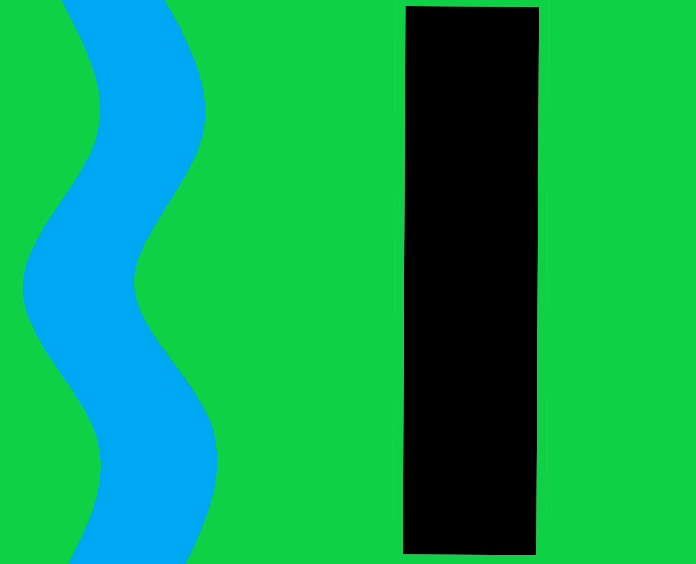
#> input picture IP LAB submission/img1.png, 696 x 564 px
$ jupyter execute 1project.ipynb
#> lines starting #> are read from the running program, lines starting #| are printed output that depends on the picture; after the words box and inside, x2 and y2 are one past the last pixel; in counts of white or black regions, pixels touching at a corner belong together
##                               IP LAB TERM PROJECT
### Separate curves from straight lines in an image
<hr>
In this project, we aim to develop an algorithm that can distinguish between curved lines and straight lines in an image using edge detection methods followed by Harris corner detection. The goal of this project is to improve the accuracy of line segmentation in images and facilitate further analysis of the lines.

The project will not rely on machine learning methods but instead will focus on traditional image processing techniques to extract features and identify patterns. The approach will involve detecting edges in the image, which will be followed by the Harris corner detector to identify corners in the edges.

The output of the algorithm will be a binary image where the curves will be highlighted in one color and the straight lines in another color.

Image is processed in the following manner:

1. We start with grayscale image.
2. Apply sobel operator to highlight edges.
3. Use thresholding and edge thining to produce better image.
4. Apply Hough transform to detect lines.
5. Remove detected line to get the curves.

[cell 1]
import numpy as np
from math import pi
from numpy import cos, sin, rad2deg
from skimage import io
from skimage.io import imread
from skimage.color import rgb2gray
from skimage.filters import sobel, sobel_h, sobel_v
from skimage.feature import canny,corner_harris, corner_peaks
from skimage.transform import hough_line, hough_line_peaks, probabilistic_hough_line
# from matplotlib.pyplot import figure, imshow, title, subplot, plot, show, plot, xlabel, ylabel, axis
from matplotlib.pyplot import figure, imshow, title, subplot, plot, show, plot, xlabel, ylabel, axis, colorbar, clim,Circle
import sys
import time
sys.setrecursionlimit(1500)

#### Importing image from local and applying RGB to Grayscale Transform (only if image is RGB)
<hr>

[cell 2]
# _img = io.imread('final.png')
_img=io.imread("img1.png")
# use the below line if internet is not available and comment the above line

# _img = imread('riv1.png')
# _img=io.imread("im.png")

figure(figsize=(20,17))

subplot(1,2,1)
title("Original image")
imshow(_img, cmap="gray")
img = _img
#> img is the input picture: shape (564, 696, 3); mean R, G, B 9.2, 163.5, 84.3
if(len(_img.shape) == 3):
    img = rgb2gray(_img)
#> img: shape (564, 696) float64
    img = img*255

subplot(1,2,2)
title("Original GrayScale image")
imshow(img, cmap="gray")

show()

## Edge detection
#### In this step we try to detect the edges of the image using the Sobel and Canny edge detector.

<hr>

[cell 3]
figure(figsize=(27,15))

subplot(2,3,1)
imshow(sobel_h(img), cmap="gray")
title("Horizontal gradients (sobel_h)")

subplot(2,3,2)
imshow(sobel_v(img), cmap="gray")
title("vertical gradients (sobel_v)")

subplot(2,3,3)
imshow(sobel(img), cmap="gray")
title("Gradients (sobel)")

figure(figsize=(24,17))
subplot(1,2,1)

temp = sobel(img)
for(i,j) in zip(*np.where(temp > 0.04)):
    temp[i][j] = 1
#> this loop made 10790 passes
#> (i, j) on passes 2 to 4: (0, 61), (0, 62), (0, 163)
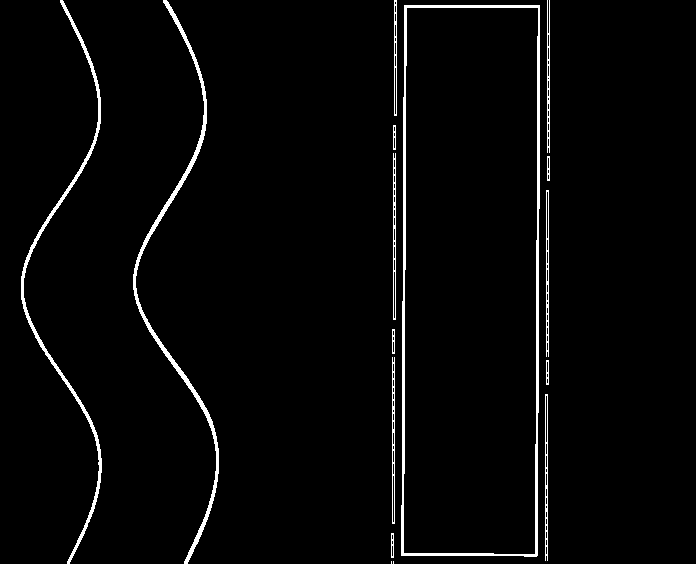
#> temp: shape (564, 696) float64; min 0, max 1, mean 0.0275

imshow(temp, cmap="gray")
title("Gradients (sobel) with thresholding")

show()

* NOTE :  An edge detection algorithm (e.g. sobel filter) does not actually "*detect*" edges, it rather "*strengthens*" regions with large changes (edges), and "*weakens*" regions with low changes. After that you can "*extract*" edges by applying some sort of threshold. The result would be a binary image
<hr>

[cell 4]
def binImg(img, x, y):
    img2 = np.copy(img)
    for i in range(img.shape[0]):
        for j in range(img.shape[1]):
            if img[i,j] > x and img[i,j] < y:
                img2[i,j] = 255
            else:
                img2[i,j] = 0
    return img2

# masking 3*3
def masking(_img, kernel):
    # wraping the image
    m, n = _img.shape
    img = np.zeros((m + 2, n + 2))
    img[1:m + 1, 1:n + 1] = _img

    m,n = img.shape

    img2 = img.copy()

    for i in range(m - 2):
        for j in range(n - 2):
            img2[i + 1, j + 1] = np.sum(img[i:i + 3, j:j + 3] * kernel)
    # # img2 = img2.astype(np.uint8)

    # # imshow(img2, cmap = 'gray')
    # img2[0, :] = 0
    # img2[m - 1, :] = 0
    # img2[:, 0] = 0
    # img2[:, n - 1] = 0
    return img2[1:m - 1, 1:n - 1]
# masks
avg = np.array([[1, 1, 1], [1, 2, 1], [1, 1, 1]]) / 10
laplacian = np.array([[0, -1, 0], [-1, 5, -1], [0, -1, 0]])
gaussian = np.array([[1, 2, 1], [2, 4, 2], [1, 2, 1]]) / 16
sobelx = np.array([[-1, 0, 1], [-2, 0, 2], [-1, 0, 1]])
sobely = np.array([[-1, -2, -1], [0, 0, 0], [1, 2, 1]])
prewittx = np.array([[-1, 0, 1], [-1, 0, 1], [-1, 0, 1]])
prewitty = np.array([[-1, -1, -1], [0, 0, 0], [1, 1, 1]])

def sobel_edge(img):
    return np.sqrt(masking(img, sobelx)**2 + masking(img, sobely)**2)
mImg = binImg( masking(img, avg), 70, 100)
#> after the loop in masking, `for i in range(m - 2):`:
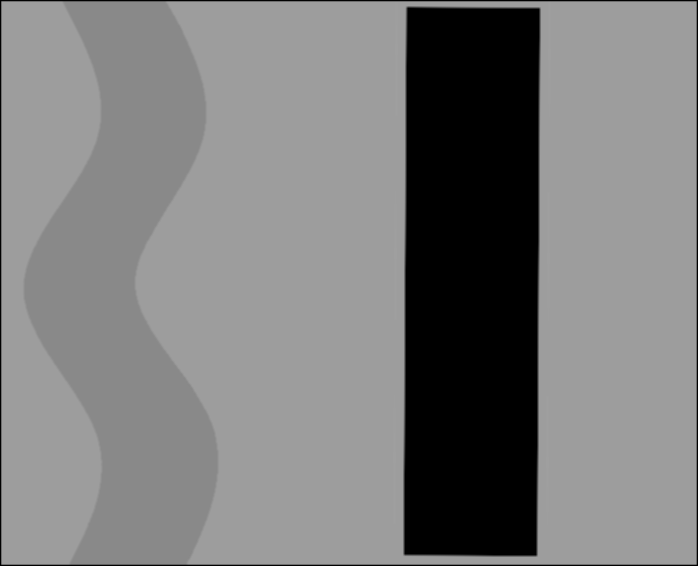
#> img2: shape (566, 698) float64; min 0, max 159.5, mean 123.9
#> after the loop in binImg, `for i in range(img.shape[0]):`:
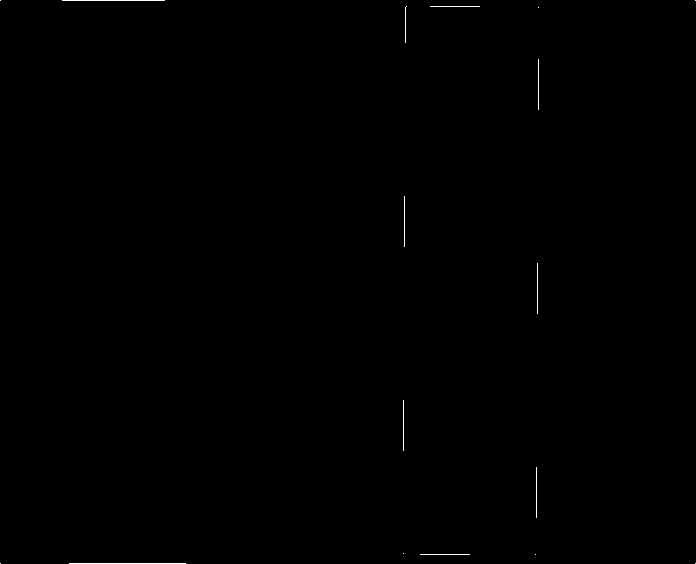
#> img2: shape (564, 696) float64; 0.16% white in thin lines or dots

[cell 5]
# imgSobel = binImg(sobel(masking(img,avg))*255)
# imgSobel = binImg(masking(img,gau),65,95)
imgSobel = canny(img,)
#> imgSobel: shape (564, 696) bool; 1.3% white in thin lines or dots, all inside (x1, y1, x2, y2) = (22, 1, 550, 563)

figure(figsize=(24,17))

subplot(1,2,1)
title("Sobel edge detection using 3X3 mask")
imshow(imgSobel, cmap="gray")

# [8 lines of commented-out code are left out]

> The edges formed by applying convolution kernels to an image can be **thick** edges.<br>
>> Our task of seperating/detecting lines works far better with thinner edges.<br>
>> So we use morphological  erosion to thin the edges.
>  _________________________________________________________________

[cell 6]
def erosion(img):
    img2 = np.zeros_like(img)
    for i in range(1, img.shape[0]-1):
        for j in range(1, img.shape[1]-1):
            if img[i, j] == 255:
                if img[i-1, j-1] == 255 and img[i-1, j] == 255 and img[i-1, j+1] == 255 and img[i, j-1] == 255 and img[i, j+1] == 255 and img[i+1, j-1] == 255 and img[i+1, j] == 255 and img[i+1, j+1] == 255:
                    img2[i, j] = 255
    return img2

_imgSobel = erosion(imgSobel.copy())
#> after the loop in erosion, `for i in range(1, img.shape[0]-1):`: img2: shape (564, 696) bool; every value is 0

figure(figsize=(17,14))
subplot(1,2,1)
imshow(imgSobel, cmap="gray")
title("Sobel edge detection without erosion")
subplot(1,2,2)
imshow(_imgSobel, cmap="gray")
title("Erosion")
show()

### Harris corner detection

> Harris corner measure response image.

This corner detector uses information from the auto-correlation matrix A:

    A = [(imx**2)   (imx*imy)] = [Axx Axy]
        [(imx*imy)   (imy**2)]   [Axy Ayy]
Where imx and imy are first derivatives, averaged with a gaussian filter. The corner measure is then defined as:

    det(A) - k * trace(A)**2
> Here we find corners by finding points where intensity transitions take place in two directions.

[cell 7]
ks = [.07, 0.025, 0.2]

figure(figsize=(37,25))
for i, k in enumerate(ks):

    y = corner_harris(imgSobel, method='k', k=k, sigma=2)
    coords = corner_peaks(y, threshold_rel=.1)
    subplot(1,3,i+1)
    imshow(img, cmap="gray")
    plot(coords[:,1], coords[:,0], color='lime', marker='+', linestyle='none')
    title(f"Result given by the function corner_peaks\nwith k = {k}")
#> this loop made 3 passes
#> pass 1, `y = corner_harris(imgSobel, method='k', k=k, sigma=2)`:
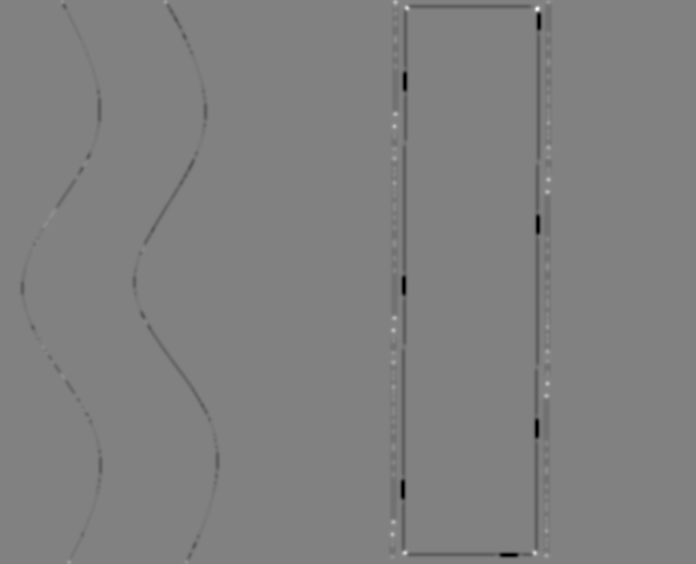
#> y: shape (564, 696) float64; min -8.12, max 7.82, mean -0.0572; drawn with min black and max white
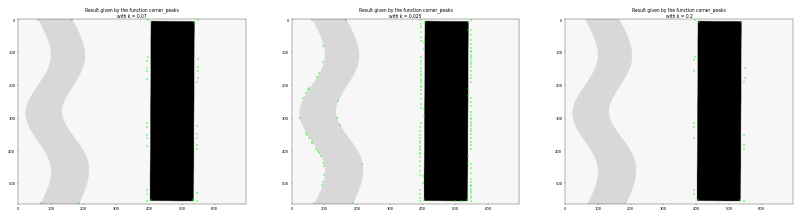
#> figure drawn by matplotlib, 3 panels

### Hough's Transform

[cell 8]
# print(y)


# y = canny(masking(img, gaussian), sigma=2)
y = _imgSobel.copy()/255
#> y: shape (564, 696) float64; every value is 0

accumulator, angle, dist = hough_line(y)
#> accumulator: shape (1793, 180) uint64; every value is 0
#> angle = 180 values from -1.57 to 1.55; dist = 1793 values from -896 to 896

peaks, angles, dists = hough_line_peaks(
    accumulator, angle, dist, threshold=.2*accumulator.max(), num_peaks=4)
#> peaks = empty array; angles = empty array; dists = empty array

# print(peaks, angles, dists)

axes = (rad2deg(angle[0]), rad2deg(angle[-1]), dist[-1], dist[0])
#> axes = (-90, 89, 896, -896)

figure(figsize=(8, 6))

imshow(accumulator**.5, cmap="gray", extent=axes, aspect="auto")
xlabel('Angle (degrees)')
ylabel('Distance (pixels)')
title("Hough transform")
plot(rad2deg(angles), dists, marker='o', markeredgecolor='lime',
     markerfacecolor="none", linestyle="none")

show()
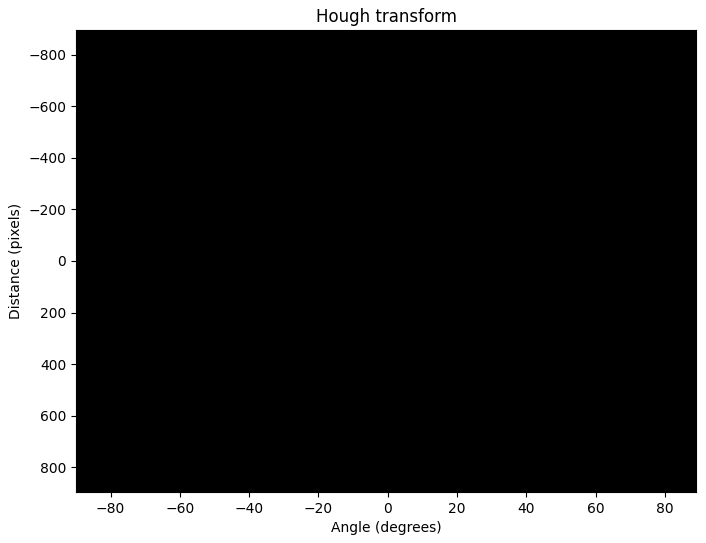
#> figure drawn by matplotlib, 1 panel

M, N = img.shape
#> M = 564; N = 696

figure(figsize=(14, 11))
imshow(y, cmap="gray")

for _, angle, dist in zip(peaks, angles, dists):

    x0 = 0
    y0 = dist / (sin(angle)+0.00000001)
    x1 = N
    y1 = (dist - x1*cos(angle)) / (sin(angle)+0.00000001)

    plot((x0, x1), (y0, y1), color='lime')
#> this loop made 0 passes

axis((0, N+10, M+10, 0))
show()

> ### Probabilistic Hough Transform for straight line detection

[cell 9]
temp = (canny(img))
# temp = _imgSobel.copy()/255

N,M = temp.shape
#> N = 564; M = 696
lines = probabilistic_hough_line(temp, threshold=86, line_length=80, line_gap=3)
#> lines = 21 items
figure(figsize=(14,11))
imshow(temp,cmap="gray")

for line in lines:
    p0, p1 = line
    plot((p0[0], p1[0]), (p0[1], p1[1]), color='r')
#> this loop made 21 passes
#> (p0, p1) on passes 1 to 12: ((547, 556), (547, 395)), ((547, 148), (547, 1)), ((394, 114), (394, 1)), ((394, 522), (394, 361)), ((404, 346), (404, 143)), ((548, 352), (548, 191)), ((393, 318), (393, 157)), ((403, 553), (403, 347)), ((537, 366), (537, 162)), ((395, 318), (395, 157)), ((536, 552), (536, 367)), ((392, 522), (392, 361))

axis((0,M,N,0))
title("Straight Line detection")
show()
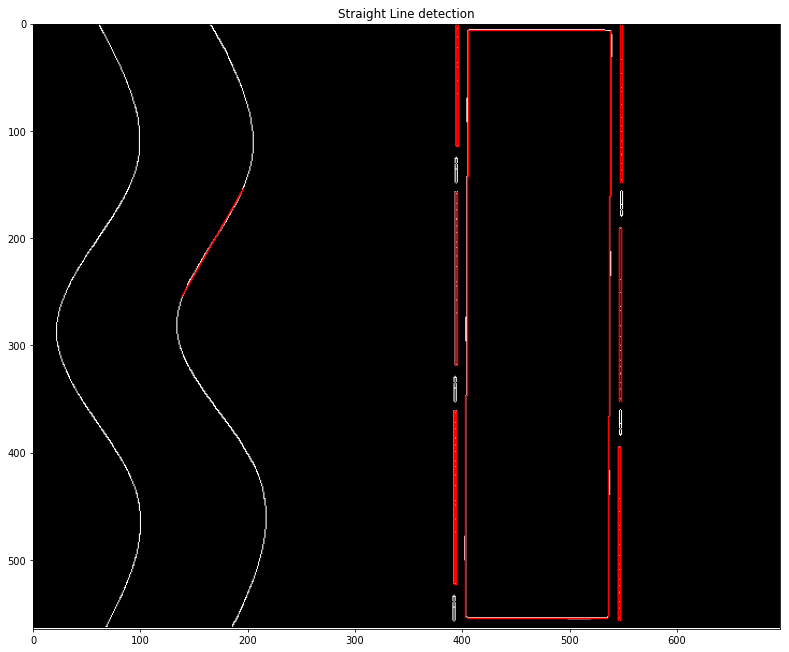
#> figure drawn by matplotlib, 1 panel

## Curve detection
> In theorey Hough transform  can be used to detect any type of curves, but to detect any curve(other than straight lines) becomes computionally expensive and impractical.<br>
> To detect curved objects in an image we will be using a counter intutive method. We will find all straight lines in the image and push them into the background using floodfill algorithm.<br><hr>

[cell 10]
def floodfill12(img, x, y):
    if x>=0 and x<img.shape[0] and y>=0 and y<img.shape[1]:
        if img[x,y] == True:
            img[x,y] = False
        # print("for")
        if x+1 < img.shape[0] and y-1 >= 0:
            floodfill12(img, x+1, y-1)
        if x+1 < img.shape[0] and y+1 < img.shape[1]:
            floodfill12(img, x+1, y+1)
        if x-1 >= 0 and y-1 >= 0:
            floodfill12(img, x-1, y-1)
        if x-1 >= 0 and y+1 < img.shape[1]:
            floodfill12(img, x-1, y+1)
        if x+1 < img.shape[0]:
            floodfill12(img, x+1, y)
        if x-1 >= 0:
            floodfill12(img, x-1, y)
        if y+1 < img.shape[1]:
            floodfill12(img, x, y+1)
        if y-1 >= 0:
            floodfill12(img, x, y-1)

        # x = x
    return img

#### Using recursive floodfill caused python kernel to die, it happened due to overflow of system's recursive stack. We are using iterative floodfill to complete the task.

[cell 11]
def floodFill(image, sr: int, sc: int):
    color = True
    newColor = False
    if color == newColor:
        return image

    stack = [(sr, sc)]
    while stack:
        x, y = stack.pop()
        if image[x][y] != color:
            continue

        image[x][y] = newColor

        if x > 0:
            stack.append((x-1, y))
        if y > 0:
            stack.append((x, y-1))
        if x < len(image)-1:
            stack.append((x+1, y))
        if y < len(image[0])-1:
            stack.append((x, y+1))
        if x > 0 and y > 0:
            stack.append((x-1, y-1))
        if x > 0 and y < len(image[0])-1:
            stack.append((x-1, y+1))
        if x < len(image)-1 and y > 0:
            stack.append((x+1, y-1))
        if x < len(image)-1 and y < len(image[0])-1:
            stack.append((x+1, y+1))

    return image

[cell 12]
temp = (canny(masking(img, gaussian)))
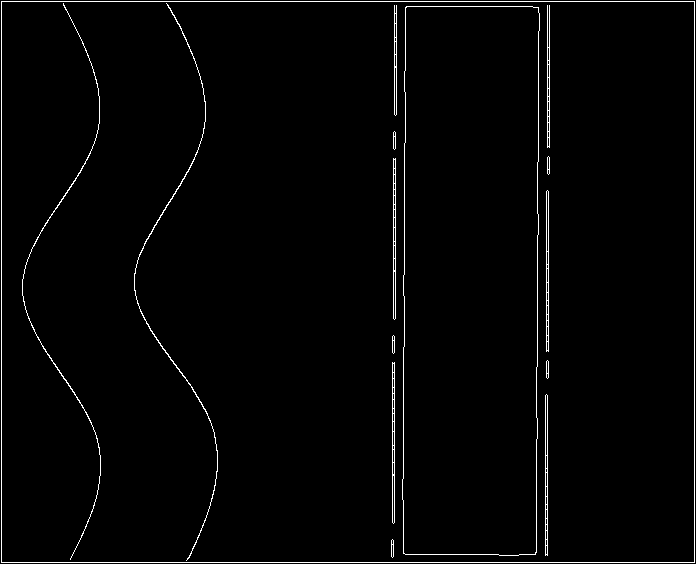
#> temp: shape (564, 696) bool; 1.9% white in thin lines or dots
# temp = _imgSobel.copy()/255
for line in lines:
    p0, p1 = line
    # print(p0, p1)
    M, N = temp.shape
    for i in range(p0[0]-3, p0[0]+3):
        for j in range(p0[1]-3, p0[1]+3):
            if i>=0 and i<N and j>=0 and j<M:
                if temp[j,i] == True:
                    floodFill(temp, j, i)
                    break

    for i in range(p1[0]-13, p1[0]+13):
        for j in range(p1[1]-3, p1[1]+3):
            if i>=0 and i<temp.shape[1] and j>=0 and j<temp.shape[0] and temp[j,i] == True:
                floodFill(temp, j, i)
                break
#> this loop made 21 passes
#> (p0, p1) on passes 1, 2, 3, 4, 5, 6, 7, 8, 9, 11, 19, 21: ((547, 556), (547, 395)), ((547, 148), (547, 1)), ((394, 114), (394, 1)), ((394, 522), (394, 361)), ((404, 346), (404, 143)), ((548, 352), (548, 191)), ((393, 318), (393, 157)), ((403, 553), (403, 347)), ((537, 366), (537, 162)), ((536, 552), (536, 367)), ((535, 554), (405, 554)), ((139, 254), (196, 154))
#> (p0, p1) on passes 10, 12, 13, 14, 15, 16: ((395, 318), (395, 157)), ((392, 522), (392, 361)), ((546, 352), (546, 191)), ((549, 148), (549, 1)), ((538, 161), (538, 7)), ((545, 556), (545, 395))
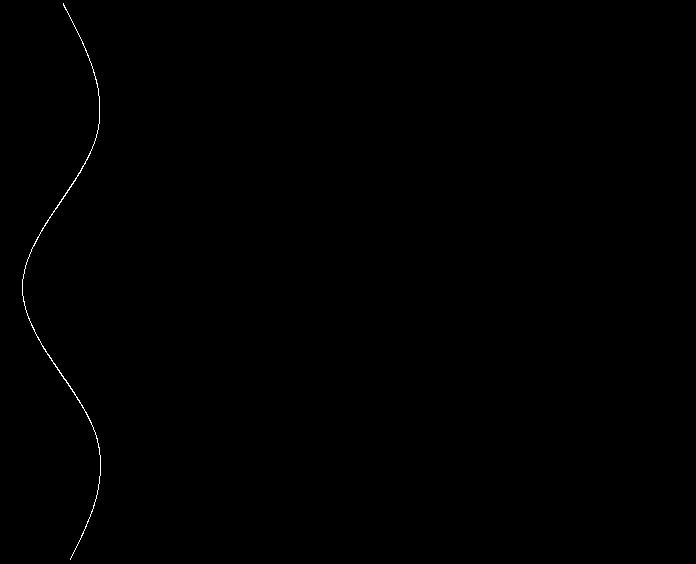
#> temp: shape (564, 696) bool; 0.17% white in thin lines or dots, all inside (x1, y1, x2, y2) = (22, 3, 101, 560)

# plot(i, j, color='red', marker='+', linestyle='none')
# axis((0,M,N,0))
figure(figsize=(19,14))
subplot(1,2,1)
imshow(temp, cmap="gray")
title("Curves in the image")

straight = canny(masking(img, gaussian)) ^ temp
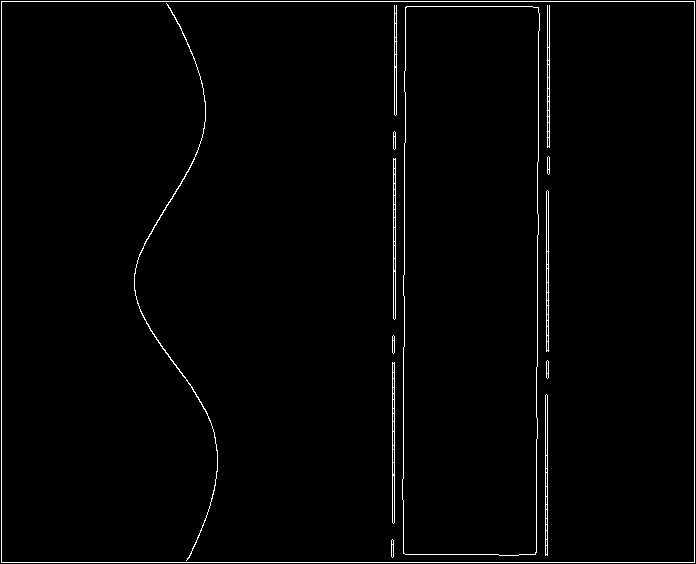
#> straight: shape (564, 696) bool; 1.7% white in thin lines or dots
subplot(1,2,2)
imshow(straight, cmap="gray")
title("Straight lines in the image")

show()
